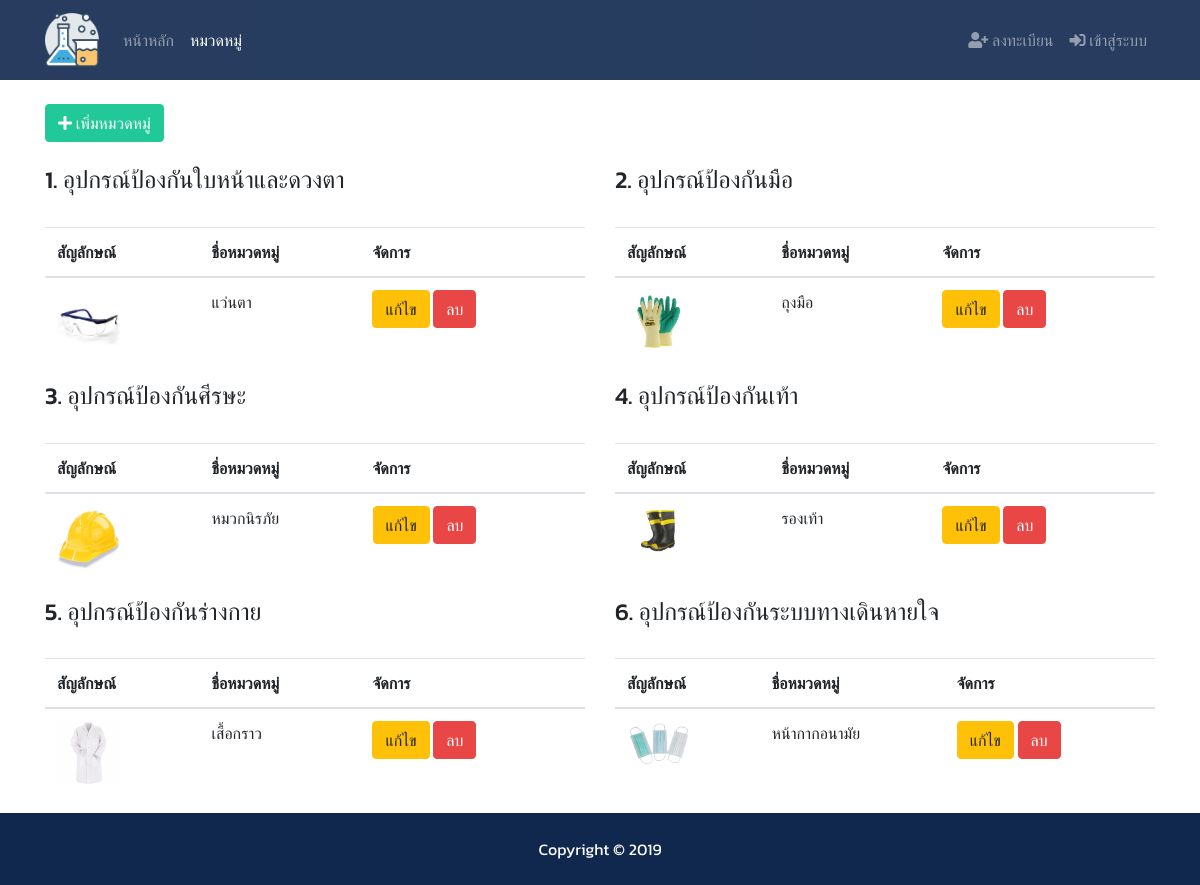
The page /category/ on the database its author committed.
### category/models.py (models this page shows, shortened)
class Category(models.Model):
    name = models.CharField(max_length=200)
    ppe_sign = models.ImageField(upload_to='PPE_SIGN/%Y/%m/%d', blank=True)
    cat_type = models.IntegerField()

### category/views.py (the view)
# urls.py: path('', views.index, name='category'),
def index(request):
    face_and_eyes = Category.objects.filter(cat_type = 0)
    hand = Category.objects.filter(cat_type = 1)
    crown = Category.objects.filter(cat_type = 2)
    foot = Category.objects.filter(cat_type = 3)
    suit = Category.objects.filter(cat_type = 4)
    respiratory_tract = Category.objects.filter(cat_type = 5)
    context = {
        'face_and_eyes' : face_and_eyes,
        'hand' : hand,
        'crown' : crown,
        'foot' : foot,
        'suit' : suit,
        'respiratory_tract' : respiratory_tract,
    }
    return render(request ,'category/index.html',context)

### templates/category/index.html (shortened to what this page needs)
{% extends 'base.html' %}
{% load humanize %}
    {% block content %}
        <div class="container"><br>
            <div class="row">
                <div class="col-md-12">
                    <a href="#" class="btn btn-success"><i class="fas fa-plus"></i> เพิ่มหมวดหมู่</a>
                    <br>
                    <br>
                </div>
                <div class="col-md-6">
                    <h4>1. อุปกรณ์ป้องกันใบหน้าและดวงตา</h4>
                    <div class="data-category">
                        <table class="table"><br>
                            <thead>
                                <tr>
                                    <th scope="col">สัญลักษณ์</th>
                                    <th scope="col">ชื่อหมวดหมู่</th>
                                    <th scope="col">จัดการ</th>
                                </tr>
                            </thead>
                            <tbody>
                                {% if face_and_eyes %}
                                    {% for face_and_eyes in face_and_eyes %}
                                    <tr>
                                        <td><img src="{{ face_and_eyes.ppe_sign.url }}" style="width:64px;"></td>
                                        <td>{{ face_and_eyes.name }}</td>
                                        <td><a class="btn btn-warning" href="#" role="button">แก้ไข</a>
                                        <a class="btn btn-danger" href="#" role="button">ลบ</a></td>
                                    </tr>
                                    {% endfor %}
                                {% else %}
                                    <tr>
                                        <td colspan="3" class="text-center">ไม่มีหมวดหมู่</td>
                                    </tr>
                                {% endif %}
                            </tbody>
                        </table>
                    </div>
                </div>
                <div class="col-md-6">
                    <h4>2. อุปกรณ์ป้องกันมือ</h4>
                    <div class="data-category">
                        <table class="table"><br>
                            <thead>
                                <tr>
                                    <th scope="col">สัญลักษณ์</th>
                                    <th scope="col">ชื่อหมวดหมู่</th>
                                    <th scope="col">จัดการ</th>
                                </tr>
                            </thead>
                            <tbody>
                                {% if hand %}
                                    {% for hand in hand %}
                                    <tr>
                                        <td><img src="{{ hand.ppe_sign.url }}" style="width:64px;"></td>
                                        <td>{{ hand.name }}</td>
                                        <td><a class="btn btn-warning" href="#" role="button">แก้ไข</a>
                                        <a class="btn btn-danger" href="#" role="button">ลบ</a></td>
                                    </tr>
                                    {% endfor %}
                                {% else %}
                                    <tr>
                                        <td colspan="3" class="text-center">ไม่มีหมวดหมู่</td>
                                    </tr>
                                {% endif %}
                            </tbody>
                        </table>
                    </div>
                </div>
                <div class="col-md-6">
                    <h4>3. อุปกรณ์ป้องกันศีรษะ</h4>
                    <div class="data-category">
                        <table class="table"><br>
                            <thead>
                                <tr>
                                    <th scope="col">สัญลักษณ์</th>
                                    <th scope="col">ชื่อหมวดหมู่</th>
                                    <th scope="col">จัดการ</th>
                                </tr>
                            </thead>
                            <tbody>
                                {% if crown %}
                                    {% for crown in crown %}
                                    <tr>
                                        <td><img src="{{ crown.ppe_sign.url }}" style="width:64px;"></td>
                                        <td>{{ crown.name }}</td>
                                        <td><a class="btn btn-warning" href="#" role="button">แก้ไข</a>
                                        <a class="btn btn-danger" href="#" role="button">ลบ</a></td>
                                    </tr>
                                    {% endfor %}
                                {% else %}
                                    <tr>
                                        <td colspan="3" class="text-center">ไม่มีหมวดหมู่</td>
                                    </tr>
                                {% endif %}
                            </tbody>
                        </table>
                    </div>
                </div>
                <div class="col-md-6">
                    <h4>4. อุปกรณ์ป้องกันเท้า</h4>
                    <div class="data-category">
                        <table class="table"><br>
                            <thead>
                                <tr>
                                    <th scope="col">สัญลักษณ์</th>
                                    <th scope="col">ชื่อหมวดหมู่</th>
                                    <th scope="col">จัดการ</th>
                                </tr>
                            </thead>
                            <tbody>
                                {% if foot %}
                                    {% for foot in foot %}
                                    <tr>
                                        <td><img src="{{ foot.ppe_sign.url }}" style="width:64px;"></td>
                                        <td>{{ foot.name }}</td>
                                        <td><a class="btn btn-warning" href="#" role="button">แก้ไข</a>
                                        <a class="btn btn-danger" href="#" role="button">ลบ</a></td>
                                    </tr>
                                    {% endfor %}
                                {% else %}
                                    <tr>
                                        <td colspan="3" class="text-center">ไม่มีหมวดหมู่</td>
                                    </tr>
                                {% endif %}
                            </tbody>
                        </table>
                    </div>
                </div>
                <div class="col-md-6">
                    <h4>5. อุปกรณ์ป้องกันร่างกาย</h4>
                    <div class="data-category">
                        <table class="table"><br>
                            <thead>
                                <tr>
                                    <th scope="col">สัญลักษณ์</th>
                                    <th scope="col">ชื่อหมวดหมู่</th>
                                    <th scope="col">จัดการ</th>
                                </tr>
                            </thead>
                            <tbody>
                                {% if suit %}
                                    {% for suit in suit %}
                                    <tr>
                                        <td><img src="{{ suit.ppe_sign.url }}" style="width:64px;"></td>
                                        <td>{{ suit.name }}</td>
                                        <td><a class="btn btn-warning" href="#" role="button">แก้ไข</a>
                                        <a class="btn btn-danger" href="#" role="button">ลบ</a></td>
                                    </tr>
                                    {% endfor %}
                                {% else %}
                                    <tr>
                                        <td colspan="3" class="text-center">ไม่มีหมวดหมู่</td>
                                    </tr>
                                {% endif %}
                            </tbody>
                        </table>
                    </div>
                </div>
                <div class="col-md-6">
                    <h4>6. อุปกรณ์ป้องกันระบบทางเดินหายใจ</h4>
                    <div class="data-category">
                        <table class="table"><br>
                            <thead>
                                <tr>
                                    <th scope="col">สัญลักษณ์</th>
                                    <th scope="col">ชื่อหมวดหมู่</th>
                                    <th scope="col">จัดการ</th>
                                </tr>
                            </thead>
                            <tbody>
                                {% if respiratory_tract %}
                                    {% for respiratory_tract in respiratory_tract %}
                                    <tr>
                                        <td><img src="{{ respiratory_tract.ppe_sign.url }}" style="width:64px;"></td>
                                        <td>{{ respiratory_tract.name }}</td>
                                        <td><a class="btn btn-warning" href="#" role="button">แก้ไข</a>
                                        <a class="btn btn-danger" href="#" role="button">ลบ</a></td>
                                    </tr>
                                    {% endfor %}
                                {% else %}
                                    <tr>
                                        <td colspan="3" class="text-center">ไม่มีหมวดหมู่</td>
                                    </tr>
                                {% endif %}
                            </tbody>
                        </table>
                    </div>
                </div>
            </div>
        </div>
    {% endblock content %}

### templates/base.html (shortened to what this page needs)
{% load static %}
<!DOCTYPE html>
<html lang="en">
  <head>
    <link rel="stylesheet" href="{% static 'css/all.css' %}">
    <link rel="stylesheet" href="{% static 'css/bootstrap.css' %}">
    <link rel="stylesheet" href="{% static 'css/style.css' %}">
    <link rel='stylesheet' href='https://use.fontawesome.com/releases/v5.7.0/css/all.css'>
  </head>
  <body>
    {% include 'partials/_navbar.html' %}
    {% block content %} {% endblock content %}
    {% include 'partials/_footer.html' %}
  </body>
</html>

### templates/partials/_navbar.html (shortened to what this page needs)
{% load static %}
    <nav class="navbar navbar-expand-lg navbar-dark bg-primary sticky-top">
        <div class="container">
            <a class="navbar-brand">
                <img src="{% static 'img/experiment.png'%}" class="logo" alt="" style="width:54px;">
            </a>
            <div class="collapse navbar-collapse" id="navbarNavAltMarkup">
                <ul class="navbar-nav">
                <li
                    {% if '/home/' == request.path %}
                    class="nav-item active"
                    {% else %}
                    class="nav-item"
                    {% endif %}
                >
                    <a class="nav-link" href="{% url 'index' %}"> หน้าหลัก</a>
                </li>
                <li
                    {% if '/category/' == request.path %}
                    class="nav-item active"
                    {% else %}
                    class="nav-item"
                    {% endif %}
                >
                    <a class="nav-link" href="{% url 'category' %}"> หมวดหมู่</a>
                </li>
                </ul>
                <ul class="navbar-nav ml-auto">
                {% if user.is_authenticated %}
                <li
                    {% if '/home/' in request.path %}
                    class="nav-item active"
                    {% else %}
                    class="nav-item"
                    {% endif %}
                >
                    <a class="nav-link">
                    ยินดีต้อนรับ : {{ user.username }}</a>
                </li>
                <li class="nav-item">
                    <a href="javascript:{document.getElementById('logout').submit()}" class="nav-link">
                    <i class="fas fa-sign-out-alt"></i> ออกจากระบบ
                    </a>
                    <form action="{% url 'logout' %}" method="POST" id="logout">
                    {% csrf_token %}
                    <input type="hidden">
                    </form>
                </li>
                {% else %}
                <li
                    {% if '/register' == request.path %}
                    class="nav-item active"
                    {% else %}
                    class="nav-item"
                    {% endif %}
                >
                    <a class="nav-link" href="{% url 'register' %}">
                    <i class="fas fa-user-plus"></i> ลงทะเบียน</a>
                </li>
                <li
                    {% if '/' == request.path %}
                    class="nav-item active"
                    {% else %}
                    class="nav-item"
                    {% endif %}
                >
                    <a class="nav-link" href="{% url 'login' %}">
                    <i class="fas fa-sign-in-alt"></i> เข้าสู่ระบบ</a>
                </li>
                {% endif %}
                </ul>
            </div>
        </div>
    </nav>

### templates/partials/_footer.html
<footer id="main-footer" class="py-4 bg-primary text-white text-center">
    Copyright &copy;
    <span class="year"></span>
</footer>

### chemprojects/static/css/all.css (style rules this page uses)
.fa, .fas, .far, .fal, .fab { -moz-osx-font-smoothing: grayscale; -webkit-font-smoothing: antialiased; display: inline-block; font-style: normal; font-variant: normal; text-rendering: auto; line-height: 1; }
.fa-plus:before { content: "\f067"; }
.fa-sign-in-alt:before { content: "\f2f6"; }
.fa-user-plus:before { content: "\f234"; }
.fa, .fas { font-family: 'Font Awesome 5 Free'; font-weight: 900; }

### chemprojects/static/css/style.css (style rules this page uses)
body { font-family: 'Kanit', sans-serif; }
img { width: 100%; }
.logo { width: 80px; }
.navbar { opacity: 0.9; text-transform: uppercase; }

### rows shown on the page
Category: ppe_sign (picture), name "แว่นตา"
Category: ppe_sign (picture), name "ถุงมือ"
Category: ppe_sign (picture), name "หมวกนิรภัย"
Category: ppe_sign (picture), name "รองเท้า"
Category: ppe_sign (picture), name "เสื้อกราว"
Category: ppe_sign (picture), name "หน้ากากอนามัย"
